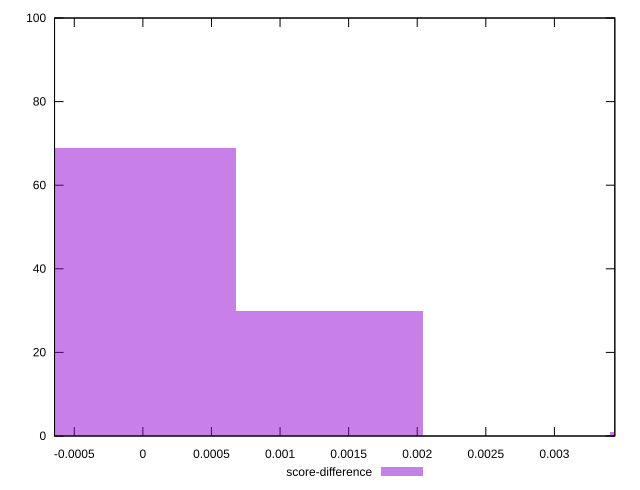

The script that saved this image:
reset

$scoreDifference <<EOF
0 69
0.0013623382144395335 30
0.004087014643318601 1
EOF

set key outside below
set boxwidth 0.0013623382144395335
set xrange [-0.0006440488551119339:0.0034405707265759977]
set yrange [0:100]
set trange [0:100]
set style fill transparent solid 0.5 noborder
set terminal svg size 640, 490 enhanced background rgb 'white'
set output "report_00008_2021-01-22T20:58:29.167/cumulative-layout-shift/samples/pages/score-difference/histogram.svg"

plot $scoreDifference title "score-difference" with boxes

reset
